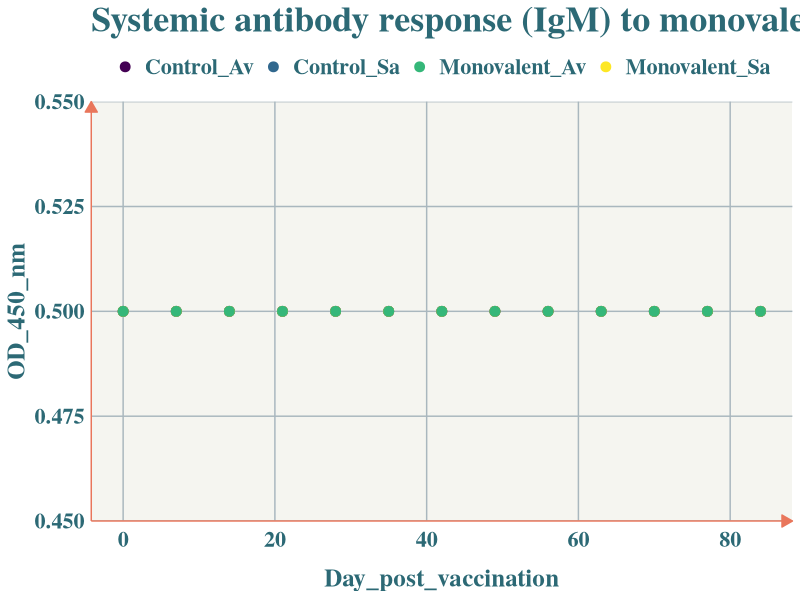
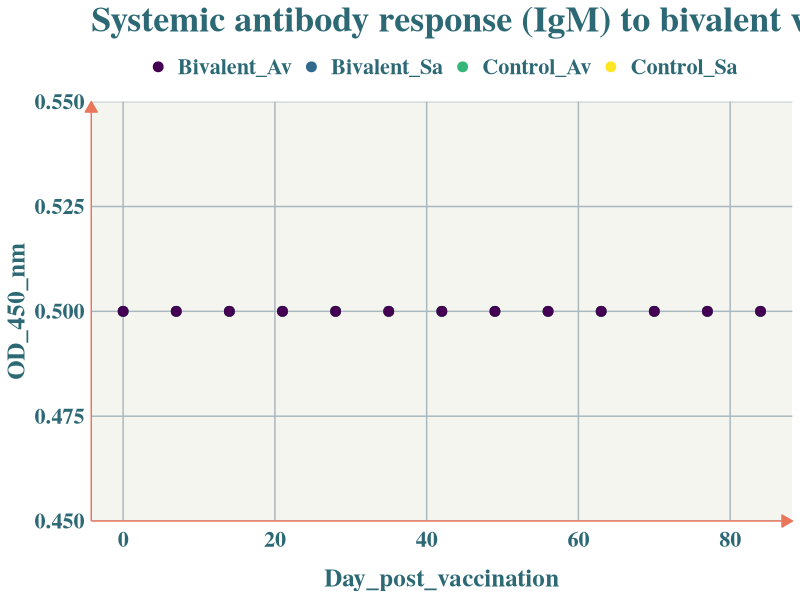
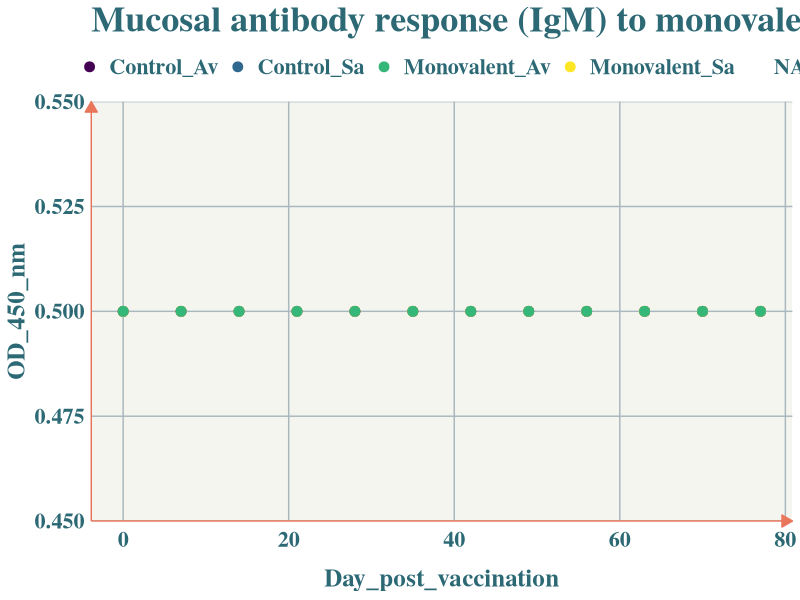
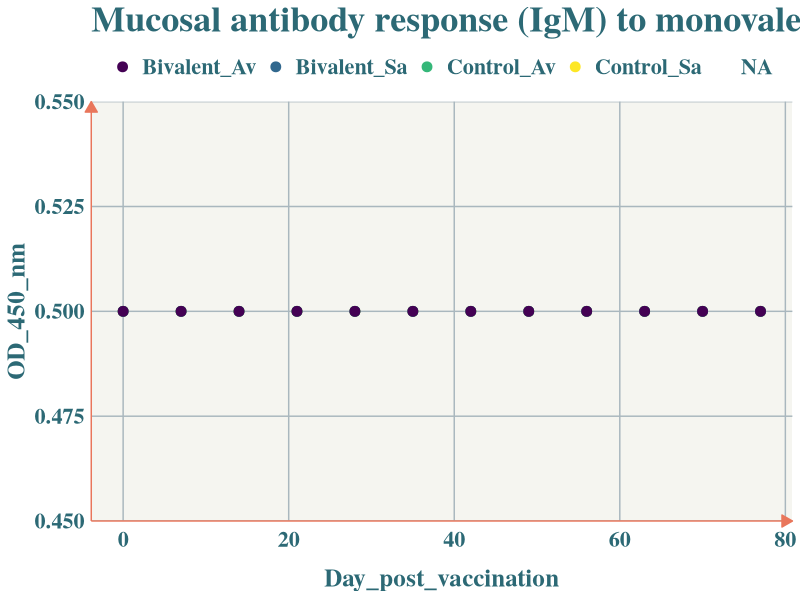

These figures' R source, in order: (Note: this script raises an error after producing the figures.)
## ---- chunk 1
library(ggplot2)
library(readxl)
#install.packages("viridis")
library(viridis)
#ggplot theme
theme_qwen<- function() {
  font <- "serif"
  
  ggplot2::theme(
    
    #Text format:
    #This sets the font, size, type and colour of text for the chart's title
    plot.title = ggplot2::element_text(family=font,
                                       size=26,
                                       face="bold",
                                       color="#2C6975"),
    #This sets the font, size, type and colour of text for the chart's subtitle, as well as setting a margin between the title and the subtitle
    plot.subtitle = ggplot2::element_text(family=font,
                                          size=23,
                                          color = "#0a3c62",
                                          margin=ggplot2::margin(7,0,7,0)),
    plot.caption = ggplot2::element_blank(),
    # plot.caption = ggplot2::element_text(family=font,
    #                                      size=16,
    #                                      face = "bold",
    #                                      color = "#063051",
    #                                      margin=ggplot2::margin(7,50,7,15)),
    #This leaves the caption text element empty, because it is set elsewhere in the finalise plot function
    
    #Legend format
    #This sets the position and alignment of the legend, removes a title and backround for it and sets the requirements for any text within the legend. The legend may often need some more manual tweaking when it comes to its exact position based on the plot coordinates.
    legend.position = "top",
    legend.text.align = 0,
    legend.background = ggplot2::element_blank(),
    legend.title = ggplot2::element_blank(),
    legend.key = ggplot2::element_blank(),
    legend.text = ggplot2::element_text(family=font,
                                        size=16,
                                        face = "bold",
                                        color="#2C6975"),
    
    #Axis format
    #This sets the text font, size and colour for the axis test, as well as setting the margins and removes lines and ticks.
    #In some cases, axis lines and axis ticks are things we would want to have in the chart - the cookbook shows examples of how to do so.
    axis.title = element_text(family=font, size = 18, face = "bold", color="#2C6975"),
    axis.text = element_text(family=font, size = 16, face = "bold", color="#2C6975"),
    axis.text.x = ggplot2::element_text(margin=ggplot2::margin(5, b = 10), family=font, color="#2C6975"),
    axis.ticks = ggplot2::element_blank(),
    axis.line = element_line(color = "#E9765B", arrow = arrow(length = unit(0.6, "lines"), type = "closed")),
    #Grid lines
    #This removes all minor gridlines and adds major y gridlines. In many cases you will want to change this to remove y gridlines and add x gridlines. The cookbook shows you examples for doing so
    panel.grid.minor = ggplot2::element_blank(),
    panel.grid.major.y = ggplot2::element_line(color="#a9b7be"),
    panel.grid.major.x = ggplot2::element_line(color="#a9b7be"),
    panel.border = element_blank(),
    #Blank background
    panel.background = element_rect(fill = "#F5F5F0",
                                    size = 2),
    #This sets the panel background as blank, removing the standard grey ggplot background colour from the plot
    
    #Strip background (#This sets the panel background for facet-wrapped plots to white, removing the standard grey ggplot background colour and sets the title size of the facet-wrap title to font size 22)
    strip.background = element_rect(fill = "#2C6975", color = "#2C6975"),
    strip.text = element_text(size = rel(1), face = "bold", color = "white")
  )
}
## ---- chunk 2
# Systemic antibody response

Systemic_mono <- readxl::read_xlsx(path = "Systemic antibody response to vaccines.xlsx", 
                                   sheet = "Monovalent") 
Mucosal_mono <- readxl::read_xlsx(path = "Mucosal antibody response to vaccines.xlsx",
                                  sheet = "Monovalent")
Systemic_biva <- readxl::read_xlsx(path = "Systemic antibody response to vaccines.xlsx",
                                   sheet = "Bivalent") 
Mucosal_biva <- readxl::read_xlsx(path = "Mucosal antibody response to vaccines.xlsx",
                     sheet = "Bivalent")

Systemic_mono$Treatment <- as.factor(Systemic_mono$Treatment)
Mucosal_mono$Treatment <- as.factor(Mucosal_mono$Treatment)
Systemic_biva$Treatment <- as.factor(Systemic_biva$Treatment)
Mucosal_biva$Treatment <- as.factor(Mucosal_biva$Treatment)
## ---- chunk 3
# head(Systemic_mono)
# levels(Systemic_mono$Treatment)
ggplot(Systemic_mono, aes(x=Day_post_vaccination, y = OD_450_nm, color=Treatment))+
  geom_point(size=3)+theme_qwen()+ggtitle("Systemic antibody response (IgM) to monovalent vaccines")+
  scale_color_viridis(discrete=TRUE, option="viridis")

## ---- chunk 4
# head(Systemic_biva)
# levels(Systemic_biva$Treatment)
ggplot(Systemic_biva, aes(x=Day_post_vaccination, y = OD_450_nm, colour=Treatment))+
  geom_point(size=3)+theme_qwen()+ggtitle("Systemic antibody response (IgM) to bivalent vaccines")+
  scale_color_viridis(discrete=TRUE, option="viridis")
## ---- chunk 5
# head(Mucosal_mono)
# levels(Mucosal_mono$Treatment)
ggplot(Mucosal_mono, aes(x=Day_post_vaccination, y = OD_450_nm, colour=Treatment))+
  geom_point(size=3)+theme_qwen()+ggtitle("Mucosal antibody response (IgM) to monovalent vaccines")+
  scale_color_viridis(discrete=TRUE, option="viridis")
## ---- chunk 6
# head(Mucosal_biva)
# levels(Mucosal_biva$Treatment)
ggplot(Mucosal_biva, aes(x=Day_post_vaccination, y = OD_450_nm, colour=Treatment))+
  geom_point(size=3)+theme_qwen()+ggtitle("Mucosal antibody response (IgM) to monovalent vaccines")+
  scale_color_viridis(discrete=TRUE, option="viridis")
## ---- chunk 7
# Bacterial challenges
Challenge1 <- readxl::read_xlsx(path = "Bacterial challenge.xlsx", sheet = "Challenge 1")
Challenge1$Group <- as.factor(Challenge1$Group)
Challenge1$Challenge <- as.factor(Challenge1$Challenge)
Challenge1$Aquarium_number <- as.factor(Challenge1$Aquarium_number)
## ---- chunk 8

## ---- chunk 9
Challenge2 <- readxl::read_xlsx(path = "Bacterial challenge.xlsx", sheet = "Challenge 2")
Challenge2$Group <- as.factor(Challenge2$Group)
Challenge2$Challenge <- as.factor(Challenge2$Challenge)
Challenge2$Aquarium_number <- as.factor(Challenge2$Aquarium_number)
## ---- chunk 10

## ---- chunk 11
#install.packages(c("survival", "survminer"))
library("survival")
library("survminer")

## ---- chunk 12
challenge1_KM <- readxl::read_xlsx(path = "Bacterial challenge.xlsx", sheet = "Challenge 1 KM")

challenge1_KM$treatment <- as.factor(challenge1_KM$treatment)
challenge1_KM$vaccine <- as.factor(challenge1_KM$vaccine)
challenge1_KM$type <- as.factor(challenge1_KM$type)


fitchallenge1 <- survfit( Surv(time, status) ~ vaccine + treatment + type,
                          data = challenge1_KM )
ggsurv1 <- ggsurvplot(fitchallenge1, fun = "event", conf.int = TRUE,
                     ggtheme = theme_qwen())

ggsurv1$plot +theme_qwen() + theme(legend.position = "bottom",
         legend.text = element_text(size=9,
                                    face = "bold",
                                    color="#2C6975")
         )+facet_grid(treatment ~ type)+theme(strip.text.y = element_text(margin = margin(0.5,0,0.5,0, "cm")))+
  xlab("Hours post-infection")
## ---- chunk 13

## ---- chunk 14

